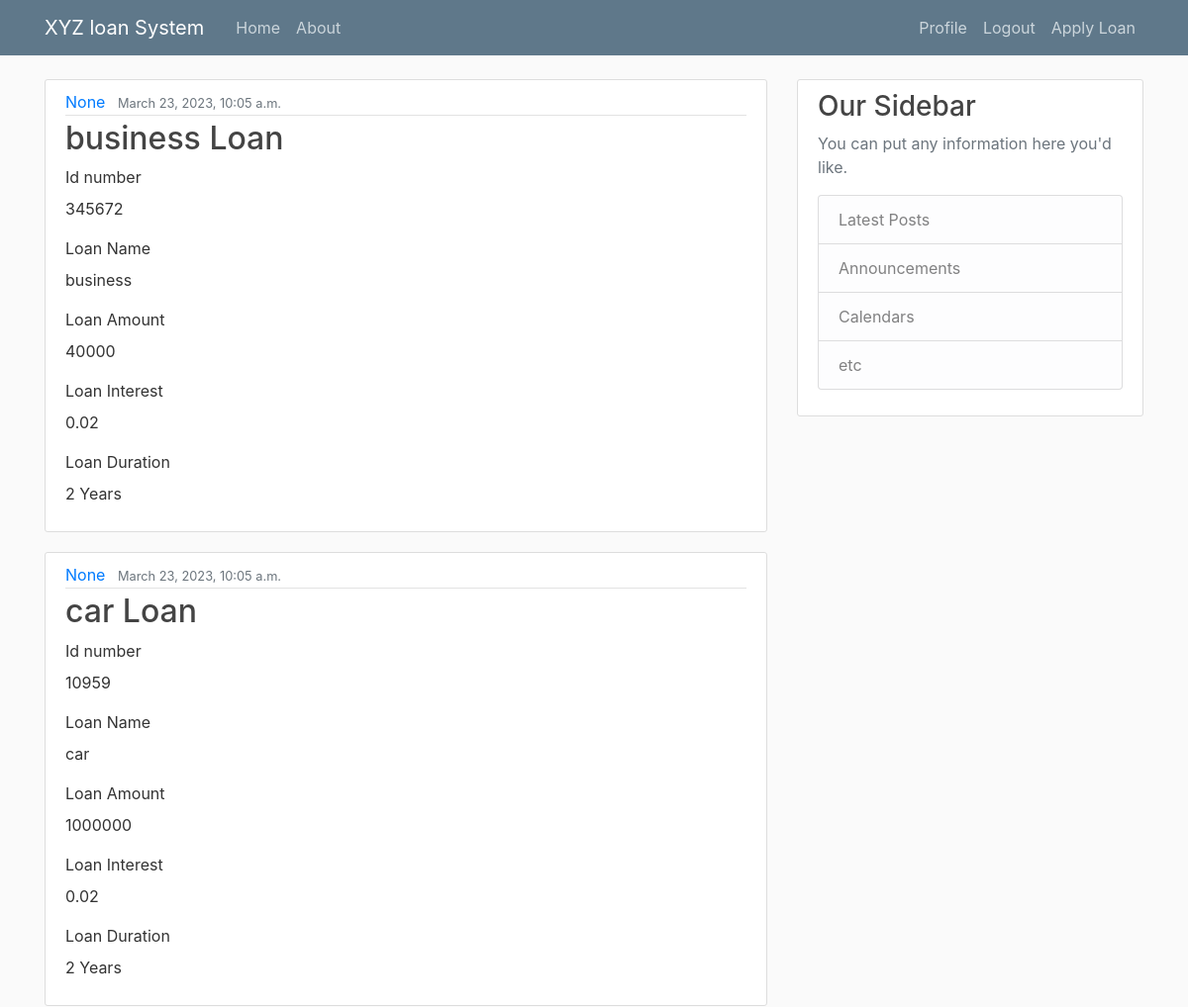
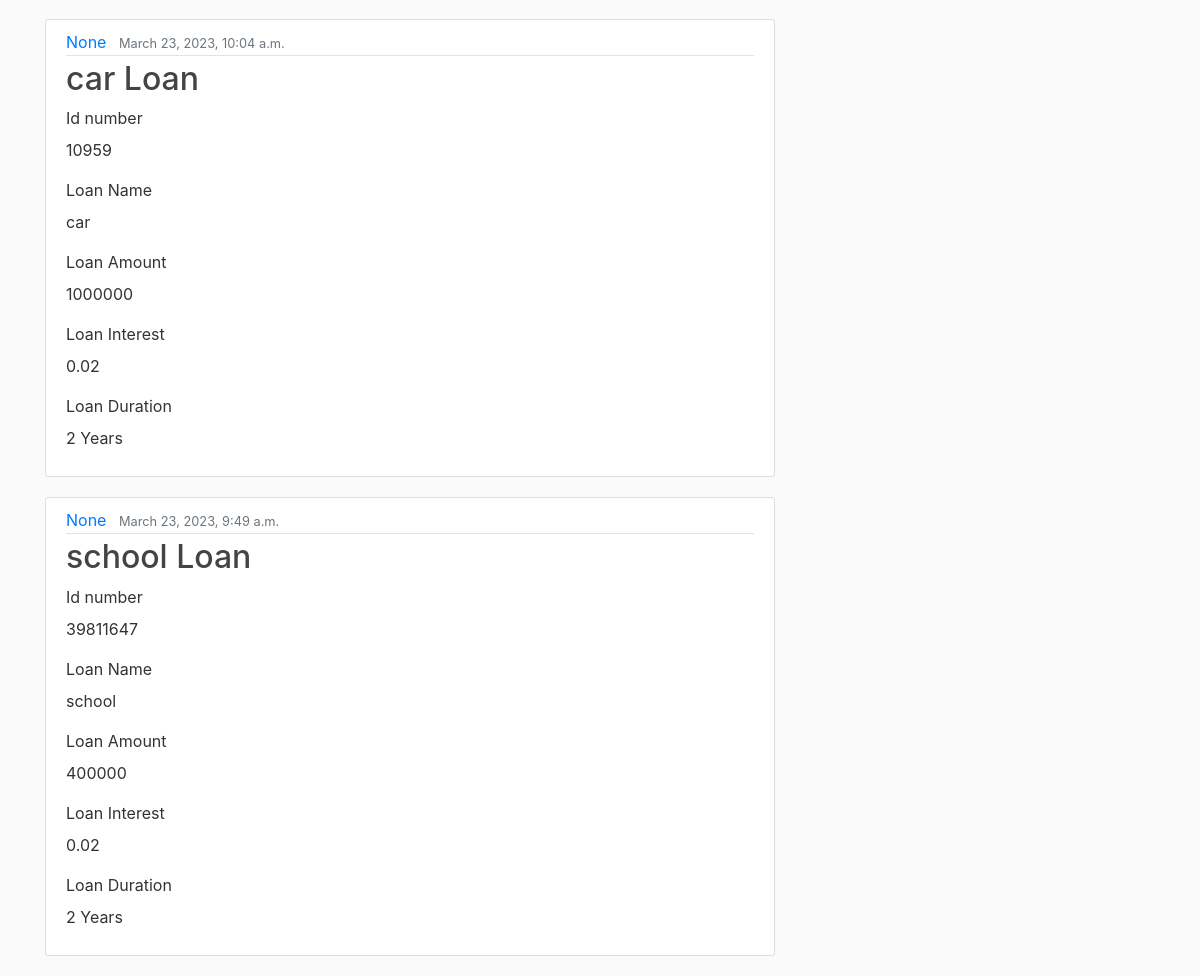
Page / (signed in) on the committed database (2 pictures, top to bottom).
### blog/models.py (models this page shows, shortened)
class post(models.Model):
    date_posted=models.DateTimeField(auto_now_add=True)
    author=models.ForeignKey(User, null=True, blank=True, on_delete=models.CASCADE)
    id_number = models.IntegerField( null=False,blank=True)
    loan_name = models.CharField(max_length=100)
    loan_amount = models.IntegerField()
    loan_interest = models.FloatField(default=0.02)
    loan_duration = models.IntegerField(default=2)

### blog/views.py (the view)
# urls.py: path('',PostListView.as_view(),name='blog-home'),
class PostListView(ListView):
    model = post
    template_name = 'blog/home.html'  # <app>/<model>_<viewtype>.html
    context_object_name = 'posts'
    ordering = ['-date_posted']

### blog/templates/blog/home.html
{% extends "blog/base.html" %}
{% block content %}
{% if user.is_authenticated %}
{% for post in posts %}
<article class="media content-section">
    <div class="media-body">
      <div class="article-metadata">
        <a class="mr-2" href="#">{{ post.author }}</a>
        <small class="text-muted">{{ post.date_posted }}</small>
      </div>
      <h2><a class="article-title" href="{% url 'post-detail' post.id %}">{{ post.loan_name }} Loan</a></h2>
      <label for="id_number">Id number</label>
      <p class="article-content" id="id_number">{{ post.id_number }}</p>
      <label for="loan_name">Loan Name</label>
      <p class="article-content" id="loan_name">{{ post.loan_name }}</p>
      <label for="loan_amount">Loan Amount</label>
      <p class="article-content" id="loan_amount">{{ post.loan_amount }}</p>
      <label for="loan_interest">Loan Interest</label>
      <p class="article-content" id="loan_interest">{{ post.loan_interest }}</p>
      <label for="loan_duration">Loan Duration</label>
      <p class="article-content" id="loan_duration">{{ post.loan_duration }} Years</p>
    </div>
  </article>
{% endfor %}
    {% else %}
    <a class="nav-item nav-link" href="{% url 'login' %}">Login</a>
    <a class="nav-item nav-link" href="{% url 'register' %}">Register</a>
    {% endif %}
{%endblock content%}

### blog/templates/blog/base.html (shortened to what this page needs)
{% load static %}
<!DOCTYPE html>
<html>
<head>
      <link rel="stylesheet" href="https://cdn.jsdelivr.net/npm/bootstrap@4.0.0/dist/css/bootstrap.min.css">
      <link rel="stylesheet" type="text/css" href="{% static 'blog/main.css' %}">
</head>
<body>
    <header class="site-header">
        <nav class="navbar navbar-expand-md navbar-dark bg-steel fixed-top">
          <div class="container">
            <a class="navbar-brand mr-4" href="/">XYZ loan System</a>
            <div class="collapse navbar-collapse" id="navbarToggle">
              <div class="navbar-nav mr-auto">
                <a class="nav-item nav-link" href="{% url 'blog-home' %}">Home</a>
                <a class="nav-item nav-link" href="{% url 'blog-about' %}">About</a>
              </div>
              <div class="navbar-nav">
                {% if user.is_authenticated %}
                <a class="nav-item nav-link" href="{% url 'profile' %}">Profile</a>
                <a class="nav-item nav-link" href="{% url 'logout' %}">Logout</a>
                <a class="nav-item nav-link" href="{% url 'create' %}">Apply Loan</a>
                {% else %}
                <a class="nav-item nav-link" href="{% url 'login' %}">Login</a>
                <a class="nav-item nav-link" href="{% url 'register' %}">Register</a>
                {% endif %}
              </div>
            </div>
          </div>
        </nav>
      </header>
      <main role="main" class="container">
        <div class="row">
          <div class="col-md-8">
            {% block content %}{% endblock %}
          </div>
          <div class="col-md-4">
            <div class="content-section">
              <h3>Our Sidebar</h3>
              <p class='text-muted'>You can put any information here you'd like.
                <ul class="list-group">
                  <li class="list-group-item list-group-item-light">Latest Posts</li>
                  <li class="list-group-item list-group-item-light">Announcements</li>
                  <li class="list-group-item list-group-item-light">Calendars</li>
                  <li class="list-group-item list-group-item-light">etc</li>
                </ul>
              </p>
            </div>
          </div>
        </div>
      </main>
</body>
</html>

### blog/static/blog/main.css (style rules this page uses)
body { background: #fafafa; color: #333333; margin-top: 5rem; }
h1, h2, h3, h4, h5, h6 { color: #444444; }
ul { margin: 0; }
.bg-steel { background-color: #5f788a; }
.site-header .navbar-nav .nav-link { color: #cbd5db; }
.content-section { background: #ffffff; padding: 10px 20px; border: 1px solid #dddddd; border-radius: 3px; margin-bottom: 20px; }
.article-title { color: #444444; }
.article-content { white-space: pre-line; }
.article-metadata { padding-bottom: 1px; margin-bottom: 4px; border-bottom: 1px solid #e3e3e3 }

### rows in the picture
post: author "None", date_posted "March 23, 2023, 10:05 a.m.", loan_name "business", id_number "345672", loan_amount "40000", loan_interest "0.02", loan_duration "2"
post: author "None", date_posted "March 23, 2023, 10:05 a.m.", loan_name "car", id_number "10959", loan_amount "1000000", loan_interest "0.02", loan_duration "2"
post: author "None", date_posted "March 23, 2023, 10:04 a.m.", loan_name "car", id_number "10959", loan_amount "1000000", loan_interest "0.02", loan_duration "2"
post: author "None", date_posted "March 23, 2023, 9:49 a.m.", loan_name "school", id_number "39811647", loan_amount "400000", loan_interest "0.02", loan_duration "2"
